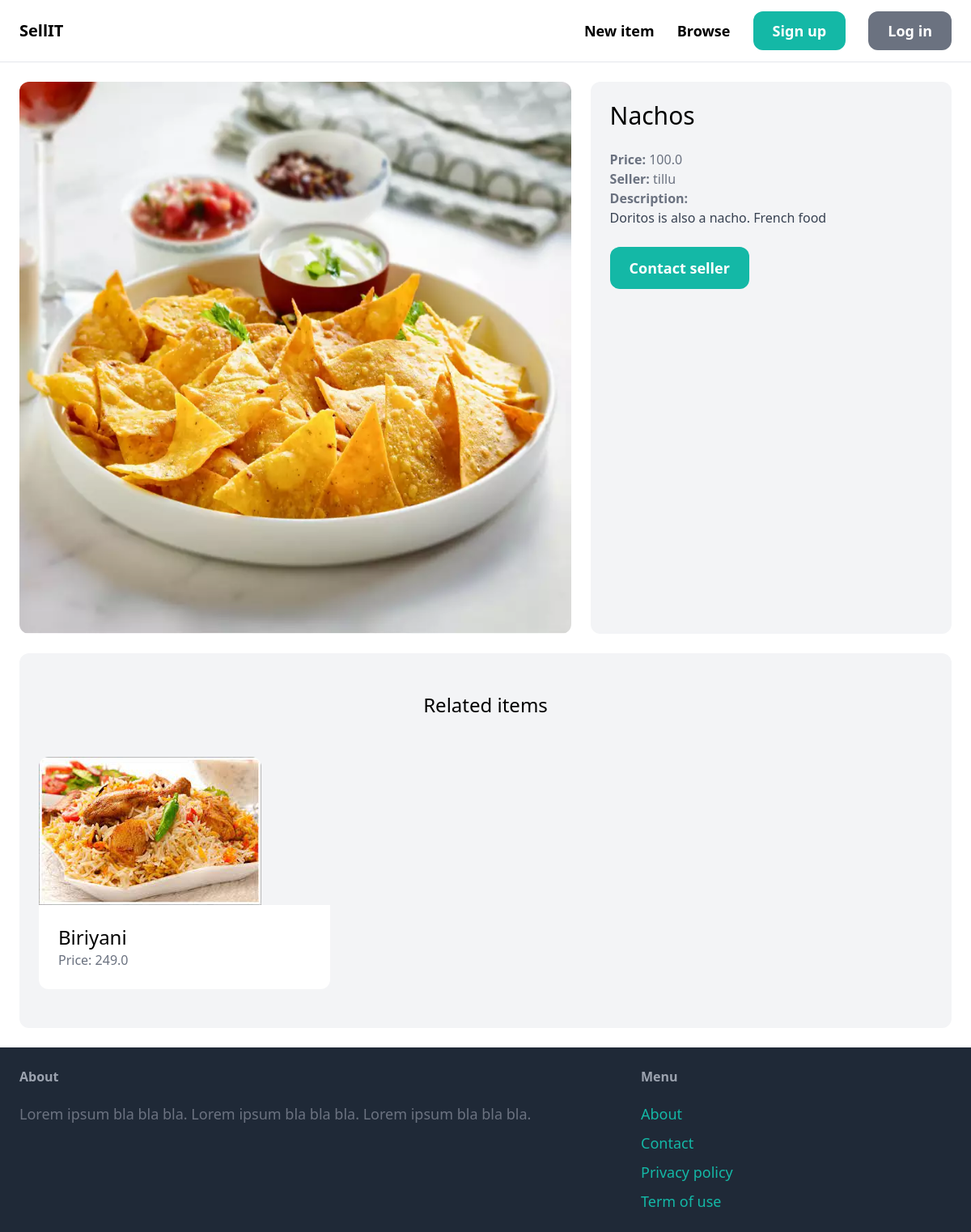
Page /items/1/ on the committed database.
### item/models.py (models this page shows, shortened)
class Item(models.Model):
    category = models.ForeignKey(Category, related_name='items', on_delete=models.CASCADE)
    name = models.CharField(max_length=255)
    description = models.TextField(blank=True, null=True)
    price = models.FloatField()
    image = models.ImageField(upload_to='item_images', blank=True, null=True)
    is_sold = models.BooleanField(default=False)
    created_by = models.ForeignKey(User, related_name='items', on_delete=models.CASCADE)
    created_at = models.DateTimeField(auto_now_add=True)

### item/views.py (the view)
# urls.py: path('<int:pk>/', views.detail, name='detail'),
def detail(request, pk):
    item = get_object_or_404(Item, pk=pk)
    related_items = Item.objects.filter(category=item.category, is_sold=False).exclude(pk=pk)[0:3]
    return render(request, 'item/detail.html', {
        'item': item,
        'related_items': related_items
    })

### item/templates/item/detail.html (shortened to what this page needs)
{% extends 'core/base.html' %}
{% block content %}
<div class="grid grid-cols-5 gap-6">
    <div class="col-span-3">
        <img src="{{ item.image.url }}" class="rounded-xl">
    </div>
    <div class="col-span-2 p-6 bg-gray-100 rounded-xl">
        <h1 class="mb-6 text-3xl">{{ item.name }}</h1>
        <p class="text-gray-500"><strong>Price: </strong>{{ item.price }}</p>
        <p class="text-gray-500"><strong>Seller: </strong>{{ item.created_by.username }}</p>
        {% if item.description %}
            <p class="text-gray-700">
                <strong class="text-gray-500">Description:</strong><br>
                {{ item.description }}
            </p>
        {% endif %}
        {% if request.user == item.created_by %}
            <div class="mt-6 p-6 bg-white rounded-xl">
                <p>This is your item!</p>
                <a href="{% url 'item:edit' item.id %}" class="inline-block mt-6 px-6 py-3 text-lg font-semibold bg-teal-500 text-white rounded-xl">Edit</a>
                <a href="{% url 'item:delete' item.id %}" class="inline-block mt-6 px-6 py-3 text-lg font-semibold bg-red-500 text-white rounded-xl">Delete</a>
            </div>
        {% else %}
            <a href="{% url 'conversation:new' item.id %}" class="inline-block mt-6 px-6 py-3 text-lg font-semibold bg-teal-500 text-white rounded-xl hover:bg-teal-700">Contact seller</a>
        {% endif %}
    </div>
</div>
<div class="mt-6 px-6 py-12 bg-gray-100 rounded-xl">
    <h2 class="mb-12 text-2xl text-center">Related items</h2>
    <div class="grid grid-cols-3 gap-3">
        {% for item in related_items %}
            <div>
                <a href="{% url 'item:detail' item.id %}">
                    <div>
                        <img src="{{ item.image.url }}" class="rounded-t-xl">
                    </div>
                    <div class="p-6 bg-white rounded-b-xl">
                        <h2 class="text-2xl">{{ item.name }}</h2>
                        <p class="text-gray-500">Price: {{ item.price }}</p>
                    </div>
                </a>
            </div>
        {% endfor %}
    </div>
</div>
{% endblock %}

### rows in the picture
Item: image (picture), name "Nachos", price "100.0", created_by.username "tillu", description "Doritos is also a nacho. French food"
Item: image (picture), name "Biriyani", price "249.0"
